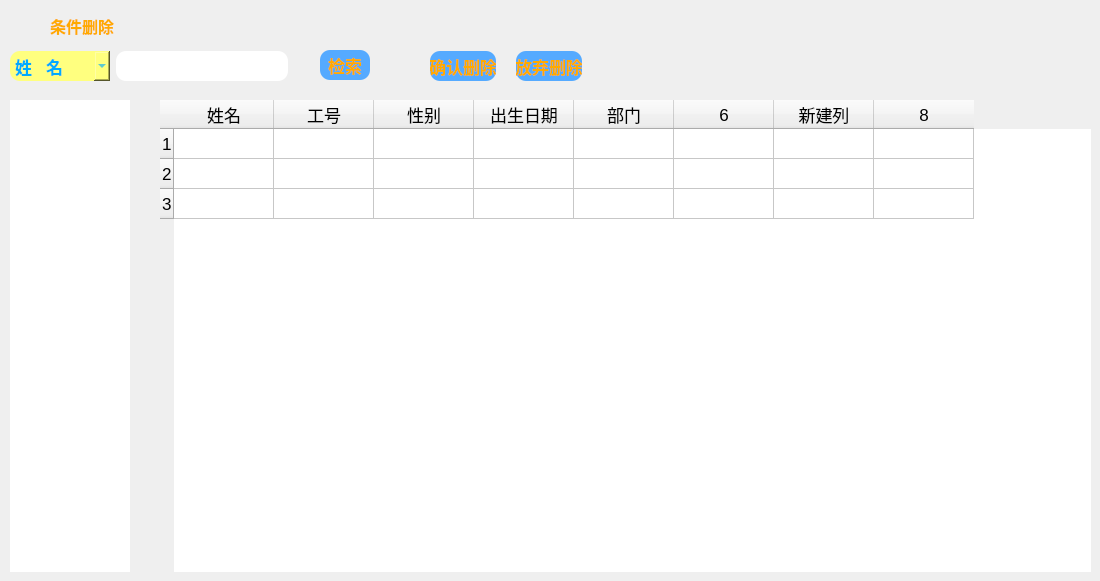
        <widget class="QWidget" name="pageDel">
         <widget class="QLabel" name="label_7">
          <property name="geometry">
           <rect>
            <x>50</x>
            <y>10</y>
            <width>151</width>
            <height>31</height>
           </rect>
          </property>
          <property name="font">
           <font>
            <pointsize>12</pointsize>
            <weight>75</weight>
            <bold>true</bold>
           </font>
          </property>
          <property name="styleSheet">
           <string notr="true">color: rgb(255, 170, 0);</string>
          </property>
          <property name="text">
           <string>条件删除</string>
          </property>
         </widget>
         <widget class="QWidget" name="layoutWidget">
          <property name="geometry">
           <rect>
            <x>10</x>
            <y>50</y>
            <width>278</width>
            <height>32</height>
           </rect>
          </property>
          <layout class="QHBoxLayout" name="horizontalLayout_25">
           <item>
            <widget class="QComboBox" name="comIndexDel">
             <property name="minimumSize">
              <size>
               <width>100</width>
               <height>30</height>
              </size>
             </property>
             <property name="font">
              <font>
               <pointsize>13</pointsize>
               <weight>75</weight>
               <bold>true</bold>
              </font>
             </property>
             <property name="styleSheet">
              <string notr="true">border-radius:10px;
background-color: rgb(255, 255, 127);
color: rgb(0, 170, 255);</string>
             </property>
             <item>
              <property name="text">
               <string>姓   名</string>
              </property>
             </item>
             <item>
              <property name="text">
               <string>工   号</string>
              </property>
             </item>
             <item>
              <property name="text">
               <string>部   门</string>
              </property>
             </item>
             <item>
              <property name="text">
               <string>年   龄</string>
              </property>
             </item>
             <item>
              <property name="text">
               <string>身份证号</string>
              </property>
             </item>
            </widget>
           </item>
           <item>
            <widget class="QLineEdit" name="editIndexDel">
             <property name="minimumSize">
              <size>
               <width>150</width>
               <height>30</height>
              </size>
             </property>
             <property name="font">
              <font>
               <pointsize>12</pointsize>
              </font>
             </property>
             <property name="styleSheet">
              <string notr="true">border-radius:10px;</string>
             </property>
            </widget>
           </item>
          </layout>
         </widget>
         <widget class="QWidget" name="layoutWidget">
          <property name="geometry">
           <rect>
            <x>10</x>
            <y>100</y>
            <width>1081</width>
            <height>472</height>
           </rect>
          </property>
          <layout class="QHBoxLayout" name="horizontalLayout_32">
           <property name="spacing">
            <number>30</number>
           </property>
           <item>
            <widget class="QListWidget" name="listIndexDel">
             <property name="maximumSize">
              <size>
               <width>120</width>
               <height>16777215</height>
              </size>
             </property>
             <property name="font">
              <font>
               <pointsize>13</pointsize>
              </font>
             </property>
             <property name="styleSheet">
              <string notr="true">border-radius:10px;</string>
             </property>
            </widget>
           </item>
           <item>
            <widget class="QTableWidget" name="tabDisplayDel">
             <property name="minimumSize">
              <size>
               <width>925</width>
               <height>470</height>
              </size>
             </property>
             <property name="font">
              <font>
               <pointsize>13</pointsize>
              </font>
             </property>
             <property name="focusPolicy">
              <enum>Qt::ClickFocus</enum>
             </property>
             <property name="styleSheet">
              <string notr="true">border-radius:10px;</string>
             </property>
             <property name="frameShadow">
              <enum>QFrame::Raised</enum>
             </property>
             <property name="selectionMode">
              <enum>QAbstractItemView::ExtendedSelection</enum>
             </property>
             <row>
              <property name="text">
               <string>1</string>
              </property>
             </row>
             <row>
              <property name="text">
               <string>2</string>
              </property>
             </row>
             <row>
              <property name="text">
               <string>3</string>
              </property>
             </row>
             <column>
              <property name="text">
               <string>姓名</string>
              </property>
             </column>
             <column>
              <property name="text">
               <string>工号</string>
              </property>
             </column>
             <column>
              <property name="text">
               <string>性别</string>
              </property>
             </column>
             <column>
              <property name="text">
               <string>出生日期</string>
              </property>
             </column>
             <column>
              <property name="text">
               <string>部门</string>
              </property>
             </column>
             <column>
              <property name="text">
               <string>6</string>
              </property>
             </column>
             <column>
              <property name="text">
               <string>新建列</string>
              </property>
             </column>
             <column>
              <property name="text">
               <string>8</string>
              </property>
             </column>
            </widget>
           </item>
          </layout>
         </widget>
         <widget class="QPushButton" name="btnPageDelVerify">
          <property name="geometry">
           <rect>
            <x>320</x>
            <y>50</y>
            <width>50</width>
            <height>30</height>
           </rect>
          </property>
          <property name="minimumSize">
           <size>
            <width>50</width>
            <height>30</height>
           </size>
          </property>
          <property name="font">
           <font>
            <pointsize>13</pointsize>
            <weight>75</weight>
            <bold>true</bold>
           </font>
          </property>
          <property name="cursor">
           <cursorShape>PointingHandCursor</cursorShape>
          </property>
          <property name="styleSheet">
           <string notr="true">border-radius:10px;
color: rgb(255, 170, 0);
background-color: rgb(85, 170, 255);</string>
          </property>
          <property name="text">
           <string>检索</string>
          </property>
         </widget>
         <widget class="QWidget" name="layoutWidget">
          <property name="geometry">
           <rect>
            <x>430</x>
            <y>50</y>
            <width>152</width>
            <height>32</height>
           </rect>
          </property>
          <layout class="QHBoxLayout" name="horizontalLayout_26">
           <property name="spacing">
            <number>20</number>
           </property>
           <item>
            <widget class="QPushButton" name="btnDelFromList">
             <property name="minimumSize">
              <size>
               <width>50</width>
               <height>30</height>
              </size>
             </property>
             <property name="font">
              <font>
               <pointsize>13</pointsize>
               <weight>75</weight>
               <bold>true</bold>
              </font>
             </property>
             <property name="styleSheet">
              <string notr="true">color: rgb(255, 170, 0);
border-radius:10px;
background-color: rgb(85, 170, 255);</string>
             </property>
             <property name="text">
              <string>确认删除</string>
             </property>
            </widget>
           </item>
           <item>
            <widget class="QPushButton" name="btnPageDel">
             <property name="minimumSize">
              <size>
               <width>50</width>
               <height>30</height>
              </size>
             </property>
             <property name="font">
              <font>
               <pointsize>13</pointsize>
               <weight>75</weight>
               <bold>true</bold>
              </font>
             </property>
             <property name="cursor">
              <cursorShape>PointingHandCursor</cursorShape>
             </property>
             <property name="styleSheet">
              <string notr="true">color: rgb(255, 170, 0);
border-radius:10px;
background-color: rgb(85, 170, 255);</string>
             </property>
             <property name="text">
              <string>放弃删除</string>
             </property>
            </widget>
           </item>
          </layout>
         </widget>
         <zorder>btnPageDelVerify</zorder>
         <zorder>label_7</zorder>
         <zorder>layoutWidget</zorder>
         <zorder>layoutWidget</zorder>
         <zorder>layoutWidget</zorder>
        </widget>
